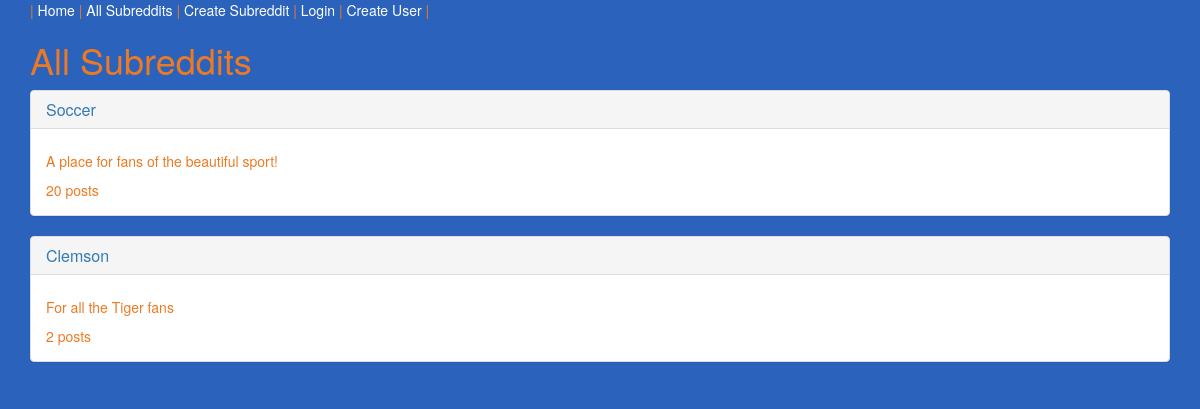
Page /subreddits/ on the earlier database version.
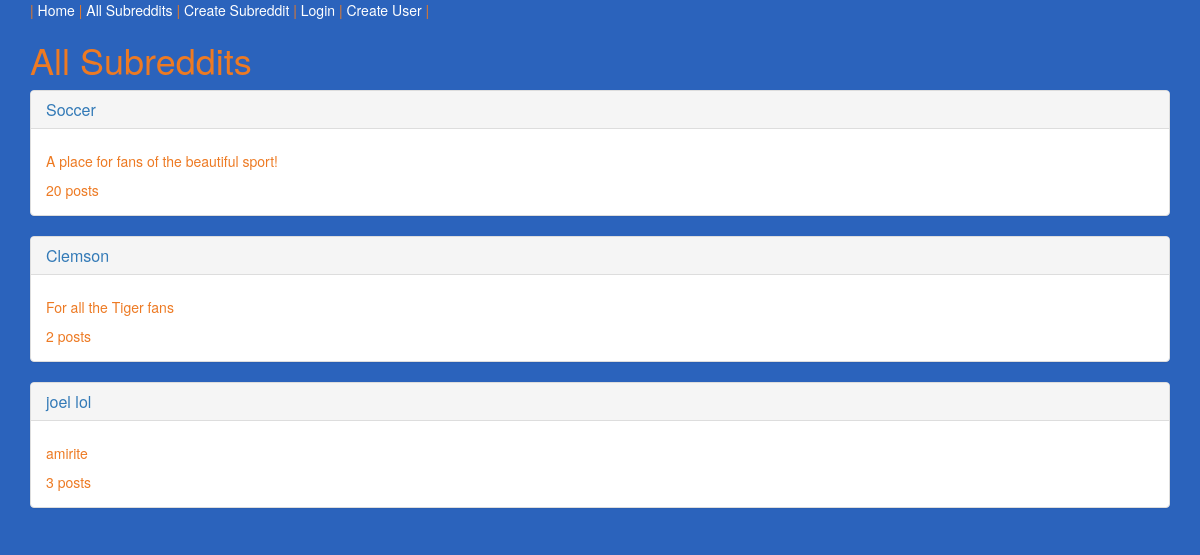
Same page on the later database version.
### app/models.py (models this page shows, shortened)
class Subreddit(models.Model):
    name = models.CharField(max_length=100)
    description = models.CharField(max_length=100)
    creation_time = models.DateTimeField(auto_now_add=True)
    def current_count(self):
        return Post.objects.filter(relation_subreddit=self).count()

### app/views.py (the view)
# urls.py: url(r'^subreddits/$', AllSubredditView.as_view(), name="all_subreddit_view"),
class AllSubredditView(ListView):
    model = Subreddit
    template_name = "subreddits.html"

### templates/subreddits.html
{% extends 'base.html' %}
{% block content %}
<h1>All Subreddits</h1>
{% for sub in object_list %}
<div class="panel panel-default">
  <div class="panel-heading">
  <a href="{% url 'subreddit_view' sub.id %}"><h3 class="panel-title">{{ sub.name }}</h3></a>
  </div>
  <div class="panel-body">
    <h5>{{ sub.description }}</h5>{{ sub.current_count }} posts
  </div>
</div>
{% endfor %}
{% endblock %}

### templates/base.html (shortened to what this page needs)
{% load staticfiles %}
<!DOCTYPE html>
<html>
  <head>
    <link rel="stylesheet" href="{% static 'css/bootstrap.css' %}" media="screen" title="no title">
  </head>
  <body link="#000000" vlink="#FFFFFF">
    <div class="container">
      |<a href="{% url 'index_view' %}"><font color="#FFFFFF"> Home </font></a>|
      <a href="{% url 'all_subreddit_view' %}"><font color="#FFFFFF"> All Subreddits </font></a>|
      <a href="{% url 'subreddit_create_view' %}"><font color="#FFFFFF"> Create Subreddit </font></a>|
      {% if not request.user.is_authenticated %}
        <a href="{% url 'login' %}"><font color="#FFFFFF"> Login </font></a>|
        <a href="{% url 'user_create_view' %}"><font color="#FFFFFF"> Create User </font></a>|
      {% else %}
        <a href="{% url 'logout' %}?next={% url 'index_view' %}"><font color="#FFFFFF"> Logout </font></a>|
      {% endif %}
      {% block content %}
      {% endblock %}
    </div>
  </body>
</html>

### templates/base.html (style rules this page uses)
body { background-color: #2b63bc; color: #ed7a23; }

Differences in the rows shown:
added Subreddit: name "joel lol", description "amirite", current_count "3"
